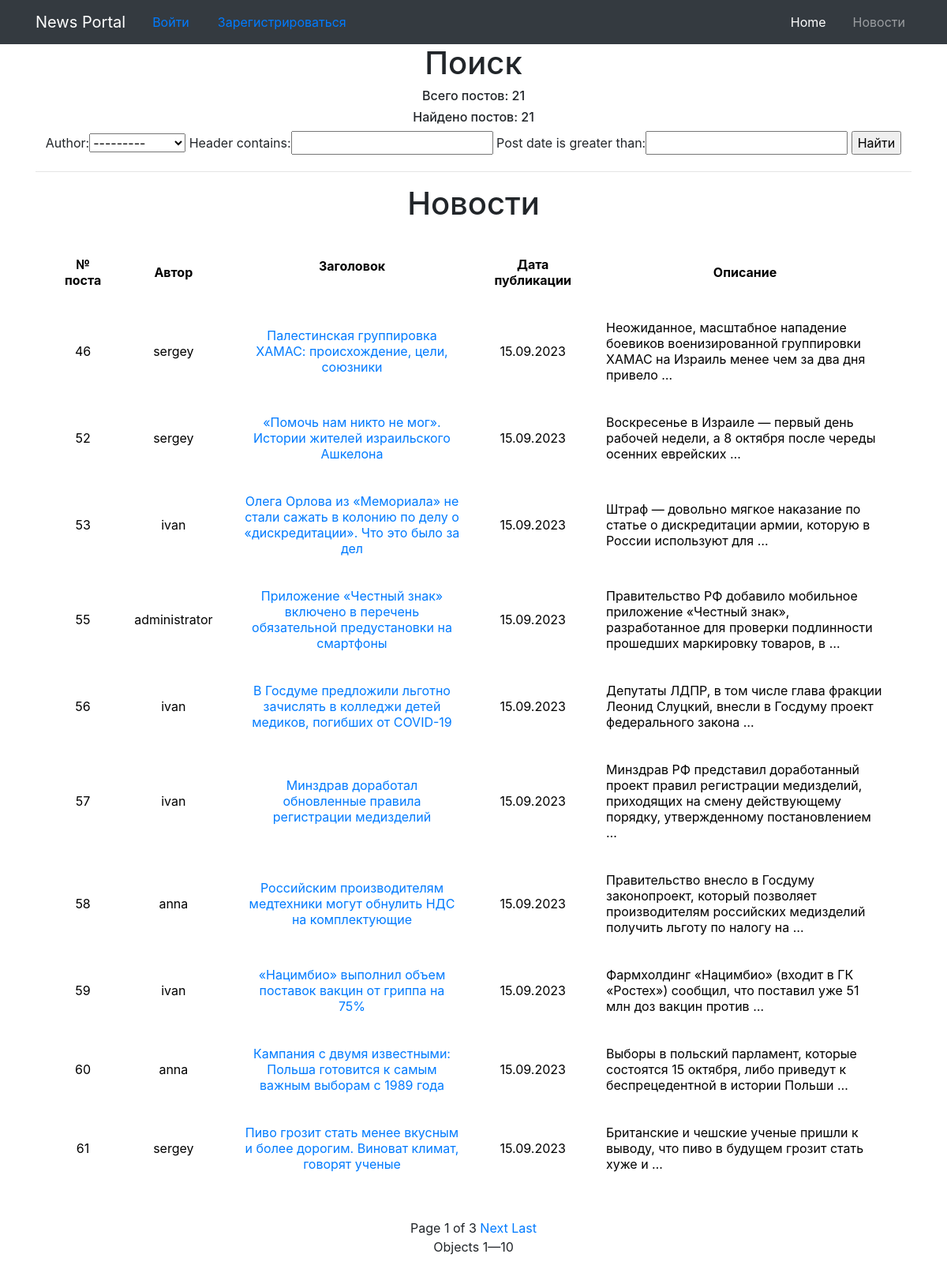
Page /news/ on the committed database.
### MyApp/models.py (models this page shows, shortened)
class Post(models.Model):
    author = models.ForeignKey(User, on_delete=models.CASCADE)
    header = models.CharField(max_length=100, blank=False)
    body = models.CharField(max_length=8000, blank=True)
    post_date = models.DateField(default=timezone.now)

### MyApp/views.py (the view)
# urls.py: path('', PostListView.as_view(), name='post_list'),
class PostListView(FilteredPostListView):
    filterset_class = PostFilterSet
    paginate_by = 10

### MyApp/templatetags/custom_template_funcs.py (called while the page is built)
@register.filter(name='censor')
def censor(value, arg):
    for i in value.split():
        if i.lower() in black_list:
            value = value.replace(i, arg)
    return value

### MyApp/templatetags/my_tags.py (called while the page is built)
@register.simple_tag(takes_context=True)
def param_replace(context, **kwargs):
    d = context['request'].GET.copy()
    for k, v in kwargs.items():
        d[k] = v
    for k in [k for k, v in d.items() if not v]:
        del d[k]
    return d.urlencode()

### MyApp/views.py (called while the page is built)
    def get_context_data(self, **kwargs):
        context = super().get_context_data(**kwargs)
        context['post_search'] = self.filterset  # объявляем для шаблона способ обращения к отфильтрованному queryset
        context['all_news_count'] = Post.objects.all().count()
        context['posts_found'] = self.get_queryset().count()
        return context

    def get_queryset(self):
        queryset = super().get_queryset().order_by('post_date', 'id')
        self.filterset = self.filterset_class(self.request.GET, queryset=queryset)
        return self.filterset.qs.all()

### templates/MyApp/post_list.html (shortened to what this page needs)
{% extends 'flatpages/default.html' %}
{% load custom_template_funcs %}
{% block content %}
<h1>Поиск</h1>
<h6>Всего постов: {{ all_news_count }}</h6>
<h6>Найдено постов: {{ posts_found }}</h6>
<form method="GET">
    {{ post_search.form }}
    <input type="submit" value="Найти">
</form>
<hr>
{% load my_tags %}
{% if object_list %}
<h1>Новости</h1>
    <table>
        <tr>
            <td valign="top" align="center"><b>№ поста</b></td>
            <td align="center"><b>Автор</b></td>
            <td align="center"><b>Заголовок<p></b></td>
            <td align="center"><b>Дата публикации</b></td>
            <td align="center"><b>Описание </b></td>
        </tr>
        {% for post in object_list %}
        <tr>
            <td align="center">{{ post.id }}</td>
            <td align="center">{{ post.author }}</td>
            <td align="center">
                <a href="{% url 'post_details' post.id %}">
                    {{ post.header|default:"Без заголовка"|censor:'***' }}
                </a>
            </td>
            <td align="center">{{ post.post_date|default:"Без даты"|date:'d.m.Y' }}</td>
            <td>
                {{ post.body|censor:'***'|truncatewords:15 }}
            </td>
        {% endfor %}
        </tr>
    </table>
{% else %}
<h2>
    Новостей нет!
</h2>
{% endif %}
<br>
{% if is_paginated %}
  Page {{ page_obj.number }} of {{ paginator.num_pages }}
  {% if page_obj.has_next %}
    {% if page_obj.next_page_number != paginator.num_pages %}
      <a href="?{% param_replace page=page_obj.next_page_number %}">Next</a>
    {% endif %}
    <a href="?{% param_replace page=paginator.num_pages %}">Last</a>
  {% endif %}
  <p>Objects {{ page_obj.start_index }}—{{ page_obj.end_index }}</p>
{% endif %}
{% endblock content %}

### templates/MyApp/post_list.html (style rules this page uses)
TABLE { background: rgb(255, 255, 255); border: 5px double #ffffff; color: black; width: 100%; border: 1px solid rgb(255, 255, 255); border-spacing: 7px 5px; padding: 10px; }
TD, TH { border: 30px solid rgba(255, 255, 255, 0.1); padding: 5px; }
h2, h1 { text-align: center; }

### rows in the picture
Post: id "46", author "sergey", header|censor "Палестинская группировка ХАМАС: происхождение, цели, союзники", post_date "15.09.2023", body|censor "Неожиданное, масштабное нападение боевиков военизированной группировки ХАМАС на Израиль менее чем за два дня привело …"
Post: id "52", author "sergey", header|censor "«Помочь нам никто не мог». Истории жителей израильского Ашкелона", post_date "15.09.2023", body|censor "Воскресенье в Израиле — первый день рабочей недели, а 8 октября после череды осенних еврейских …"
Post: id "53", author "ivan", header|censor "Олега Орлова из «Мемориала» не стали сажать в колонию по делу о «дискредитации». Что это было за дел", post_date "15.09.2023", body|censor "Штраф — довольно мягкое наказание по статье о дискредитации армии, которую в России используют для …"
Post: id "55", author "administrator", header|censor "Приложение «Честный знак» включено в перечень обязательной предустановки на смартфоны", post_date "15.09.2023", body|censor "Правительство РФ добавило мобильное приложение «Честный знак», разработанное для проверки подлинности прошедших маркировку товаров, в …"
Post: id "56", author "ivan", header|censor "В Госдуме предложили льготно зачислять в колледжи детей медиков, погибших от COVID-19", post_date "15.09.2023", body|censor "Депутаты ЛДПР, в том числе глава фракции Леонид Слуцкий, внесли в Госдуму проект федерального закона …"
Post: id "57", author "ivan", header|censor "Минздрав доработал обновленные правила регистрации медизделий", post_date "15.09.2023", body|censor "Минздрав РФ представил доработанный проект правил регистрации медизделий, приходящих на смену действующему порядку, утвержденному постановлением …"
Post: id "58", author "anna", header|censor "Российским производителям медтехники могут обнулить НДС на комплектующие", post_date "15.09.2023", body|censor "Правительство внесло в Госдуму законопроект, который позволяет производителям российских медизделий получить льготу по налогу на …"
Post: id "59", author "ivan", header|censor "«Нацимбио» выполнил объем поставок вакцин от гриппа на 75%", post_date "15.09.2023", body|censor "Фармхолдинг «Нацимбио» (входит в ГК «Ростех») сообщил, что поставил уже 51 млн доз вакцин против …"
Post: id "60", author "anna", header|censor "Кампания с двумя известными: Польша готовится к самым важным выборам с 1989 года", post_date "15.09.2023", body|censor "Выборы в польский парламент, которые состоятся 15 октября, либо приведут к беспрецедентной в истории Польши …"
Post: id "61", author "sergey", header|censor "Пиво грозит стать менее вкусным и более дорогим. Виноват климат, говорят ученые", post_date "15.09.2023", body|censor "Британские и чешские ученые пришли к выводу, что пиво в будущем грозит стать хуже и …"

### other values in the picture
{{ all_news_count }} "21"
{{ posts_found }} "21"
{{ page_obj.number }} "1"
{{ paginator.num_pages }} "3"
{{ page_obj.start_index }} "1"
{{ page_obj.end_index }} "10"
